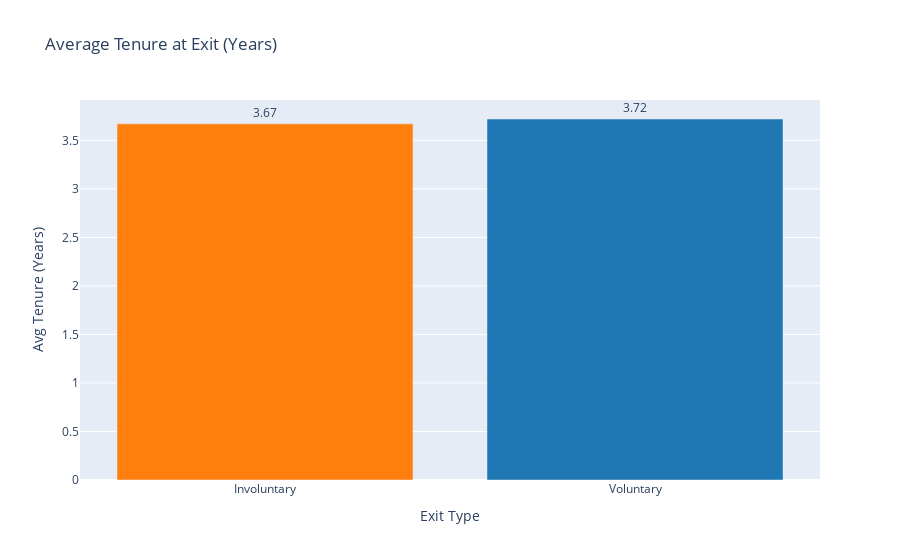

This figure's notebook cell:
### Code cell
import plotly.express as px
fig_years = px.bar(
    tenure_summary,
    x="exit_type",
    y="tenure_at_exit_years",
    text="tenure_at_exit_years",
    color="exit_type",
    title="Average Tenure at Exit (Years)",
    labels={"exit_type": "Exit Type", "tenure_at_exit_years": "Avg Tenure (Years)"},
    color_discrete_sequence=["#FF7F0E", "#1F77B4"]
)
fig_years.update_traces(textposition="outside")
fig_years.update_layout(showlegend=False)
fig_years.show()

### Figure 1 — Plotly figure (JSON) as saved in the notebook; plotly's stock layout.template omitted (floating-point values rounded to 4 significant figures)
{"data": [{"hovertemplate": "Exit Type=%{x}<br>Avg Tenure (Years)=%{text}<extra></extra>", "legendgroup": "Involuntary", "marker": {"color": "#FF7F0E", "pattern": {"shape": ""}}, "name": "Involuntary", "orientation": "v", "showlegend": true, "text": [3.67], "textposition": "outside", "type": "bar", "x": ["Involuntary"], "xaxis": "x", "y": [3.67], "yaxis": "y"}, {"hovertemplate": "Exit Type=%{x}<br>Avg Tenure (Years)=%{text}<extra></extra>", "legendgroup": "Voluntary", "marker": {"color": "#1F77B4", "pattern": {"shape": ""}}, "name": "Voluntary", "orientation": "v", "showlegend": true, "text": [3.72], "textposition": "outside", "type": "bar", "x": ["Voluntary"], "xaxis": "x", "y": [3.72], "yaxis": "y"}], "layout": {"barmode": "relative", "legend": {"title": {"text": "Exit Type"}, "tracegroupgap": 0}, "showlegend": false, "title": {"text": "Average Tenure at Exit (Years)"}, "xaxis": {"anchor": "y", "categoryarray": ["Involuntary", "Voluntary"], "categoryorder": "array", "domain": [0, 1], "title": {"text": "Exit Type"}}, "yaxis": {"anchor": "x", "domain": [0, 1], "title": {"text": "Avg Tenure (Years)"}}}}
